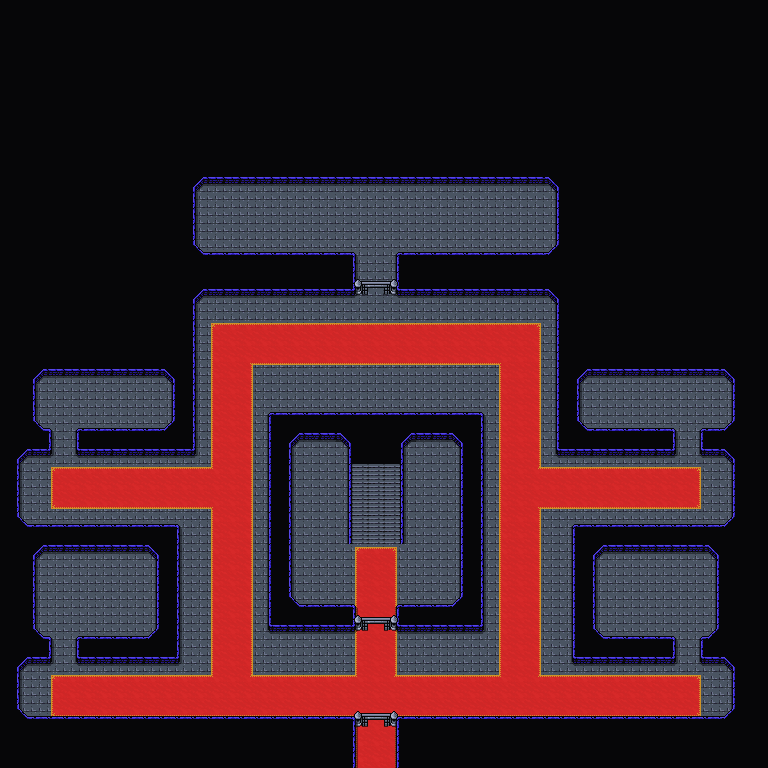

A 2D game scene composited from a Tiled map and its tileset images. What follows is a short description and the map's XML, with each tile layer's data collapsed to a summary:
An orthogonal 48x48 tile map with 16x16 px tiles, 5 tile layers (Background, Floor, Ground, Foreground, ...), 2 tilesets and 22 objects.

<map version="1.10" tiledversion="1.10.1" orientation="orthogonal" renderorder="right-down" width="48" height="48" tilewidth="16" tileheight="16" infinite="0" nextlayerid="7" nextobjectid="88">
 <editorsettings>
  <export target="wastetown..tmx" format="tmx" />
 </editorsettings>
 <properties>
  <property name="dungeonEffect" value="{&quot;startBattleWithCard&quot;: [&quot;Rhystic Study|PCY&quot;]}">{"startBattleWithCard": ["Rhystic Study|PCY"]}</property>
  <property name="respawnEnemies" type="bool" value="true" />
 </properties>
 <tileset firstgid="1" source="../../../../../common/maps/tileset/main.tsx" />
 <tileset firstgid="10113" source="../../../../../common/maps/tileset/buildings.tsx" />
 <layer id="1" name="Background" width="48" height="48">
  <data>[2304 cells, 2304 non-empty, 2 distinct tile ids]</data>
 </layer>
 <layer id="6" name="Floor" width="48" height="48">
  <data>[2304 cells, 261 non-empty, 12 distinct tile ids]</data>
 </layer>
 <layer id="2" name="Ground" width="48" height="48">
  <data>[2304 cells, 23 non-empty, 6 distinct tile ids]</data>
 </layer>
 <layer id="3" name="Foreground" width="48" height="48">
  <properties>
   <property name="spriteLayer" type="bool" value="true" />
  </properties>
  <data>[2304 cells, 1665 non-empty, 15 distinct tile ids]</data>
 </layer>
 <layer id="5" name="AboveSprites" width="48" height="48">
  <data>[2304 cells, 9 non-empty, 3 distinct tile ids]</data>
 </layer>
 <objectgroup id="4" name="Objects">
  <object id="47" template="../../../../../common/maps/obj/gold.tx" x="425.667" y="472.667">
   <properties>
    <property name="reward">[
  {
    "type": "gold",
    "count": 180,
    "addMaxCount": 40
 }
]</property>
   </properties>
  </object>
  <object id="49" template="../../../../../common/maps/obj/gold.tx" x="312" y="470.333">
   <properties>
    <property name="reward">[
  {
    "type": "gold",
    "count": 180,
    "addMaxCount": 40
 }
]</property>
   </properties>
  </object>
  <object id="54" template="../../../../../common/maps/obj/enemy.tx" x="96.3333" y="406.667">
   <properties>
    <property name="defeatDialog">[
   {
   "action": [
      {"advanceMapFlag":"enemiesDefeated"},
      {"deleteMapObject": -1}
    ]
   }
]</property>
    <property name="enemy" value="Merfolk King" />
    <property name="threatRange" type="int" value="30" />
   <property name="effect">{"startBattleWithCard": ["Island|S99", "Lord of Atlantis|LEA", "Tidal Warrior|STH"]}</property>
    </properties>
  </object>
  <object id="55" template="../../../../../common/maps/obj/gate.tx" x="368" y="639.333">
   <properties>
    <property name="dialog">[
	{
		"name": "",
		"text": "You come upon a gate.",
		"loctext": "",
		"action": [
			{ "advanceMapFlag": "intro" }
		],
		"options":
			[
				{
					"name": "Leviathan, I've done as you asked! It's time to end this!",
					"action": [ { "deleteMapObject": -1 } ],
					"condition": [
						{
							"getMapFlag": {
								"key": "enemiesDefeated",
								"op": "&gt;=",
								"val": 4
							}
						},
						{
                            "checkQuestFlag": "mainQuest",
                            "not": true
                        }
					],
					"text": "Suddenly, the gate disappears right in front of your eyes, You are now free to pass.",
					"options": [ { "name": "(continue)" } ]
				},
				{
                	"name": "Leviathan, I've done as you asked! It's time to end this!",
                	"action": [ { "deleteMapObject": -1 } ],
                	"condition": [
                		{
                			"getMapFlag": {
                				"key": "enemiesDefeated",
                				"op": "&gt;=",
                				"val": 4
                			}
                		},
                		{
                             "checkQuestFlag": "Ch1BlueCastleComplete",
                             "not": true
                        },
                        {
                             "checkQuestFlag": "mainQuest"
                        }
                	],
                		"text": "Suddenly, the gate disappears right in front of your eyes, You are now free to pass.",
                		"options": [ { "name": "(continue)" } ]
                },
				{
					"name": "You knock on the door",
					"condition": [ { "checkMapFlag": "intro" } ],
					"text": "YOU ARE NOT WORTHY, BEGONE!",
					"loctext": "",
					"options": [ { "name": "(continue)" } ]
				}
			]
	}
]</property>
   </properties>
  </object>
  <object id="60" template="../../../../../common/maps/obj/entry_up.tx" x="357" y="768" width="38" height="16">
   <properties>
    <property name="teleport" value="" />
   </properties>
  </object>
  <object id="65" template="../../../../../common/maps/obj/entry_down.tx" x="352" y="542.75" width="48" height="29">
   <properties>
    <property name="teleport" value="../Shandalar Old Border/maps/map/main_story/castles/blue_castle_f1.tmx" />
   </properties>
  </object>
  <object id="66" template="../../../../../common/maps/obj/enemy.tx" x="83.3333" y="603">
   <properties>
    <property name="defeatDialog">[
   {
   "action": [
      {"advanceMapFlag":"enemiesDefeated"},
      {"deleteMapObject": -1}
    ]
   }
]</property>
    <property name="enemy" value="Aether Channeler" />
    <property name="threatRange" type="int" value="30" />
   <property name="effect">{ "startBattleWithCard": [ "Dream Chisel|ONS", "Ixidor, Reality Sculptor|ONS", "Tropical Island|LEA", "Underground Sea|LEA" ] }</property>
    </properties>
  </object>
  <object id="67" template="../../../../../common/maps/obj/enemy.tx" x="649" y="601.333">
   <properties>
    <property name="defeatDialog">[
   {
   "action": [
      {"advanceMapFlag":"enemiesDefeated"},
      {"deleteMapObject": -1}
    ]
   }
]</property>
    <property name="enemy" value="Archmage" />
    <property name="threatRange" type="int" value="30" />
   <property name="effect">{ "startBattleWithCard": [ "Crosis's Catacombs|PLS", "Phyrexian Tyranny|PLS" ] }</property>
    </properties>
  </object>
  <object id="68" template="../../../../../common/maps/obj/enemy.tx" x="677.667" y="410.666">
   <properties>
    <property name="defeatDialog">[
   {
   "action": [
      {"advanceMapFlag":"enemiesDefeated"},
      {"deleteMapObject": -1}
    ]
   }
]</property>
    <property name="enemy" value="Mill Mole" />
    <property name="threatRange" type="int" value="30" />
   <property name="effect">{"startBattleWithCard": ["Ambassador Laquatus|TOR", "Propaganda|TMP", "Sky Diamond|MIR"]}</property>
    </properties>
  </object>
  <object id="72" template="../../../../../common/maps/obj/enemy.tx" x="226.667" y="538">
   <properties>
    <property name="enemy" value="Master Blue Wizard" />
    <property name="threatRange" type="int" value="20" />
    <property name="waypoints" value="75,73,82,81,79,80,79,78,77,74,76" />
   <property name="effect">{ "startBattleWithCard": [ "Wall of Air|LEA", "Mox Sapphire|LEA" ] }</property>
    </properties>
  </object>
  <object id="73" template="../../../../../common/maps/obj/waypoint.tx" x="56" y="492" />
  <object id="74" template="../../../../../common/maps/obj/waypoint.tx" x="58" y="698" />
  <object id="75" template="../../../../../common/maps/obj/waypoint.tx" x="224" y="492" />
  <object id="76" template="../../../../../common/maps/obj/waypoint.tx" x="224.667" y="702" />
  <object id="77" template="../../../../../common/maps/obj/waypoint.tx" x="709.333" y="704.667" />
  <object id="78" template="../../../../../common/maps/obj/waypoint.tx" x="510" y="700" />
  <object id="79" template="../../../../../common/maps/obj/waypoint.tx" x="510.667" y="494" />
  <object id="80" template="../../../../../common/maps/obj/waypoint.tx" x="695.333" y="494" />
  <object id="81" template="../../../../../common/maps/obj/waypoint.tx" x="517.333" y="344.667" />
  </objectgroup>
</map>
<!-- 3 of 22 objects omitted -->
